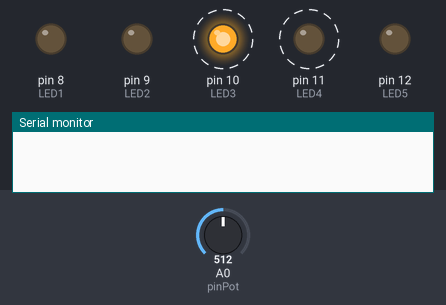
Bench run of a sketch on a simulated Arduino Uno, built with avr-gcc and run on an emulated ATmega328P. Shown: output pins drawn as LEDs (lit = HIGH), the last lines printed to the serial monitor. Dashed ring = blinking. The inputs (shaded band) are chosen by the test bench; at power-on: A0 (pinPot) = 512.

Above: at 2.45 s.
3.9 s: A0 (pinPot) set to 0
At 6.9 s:
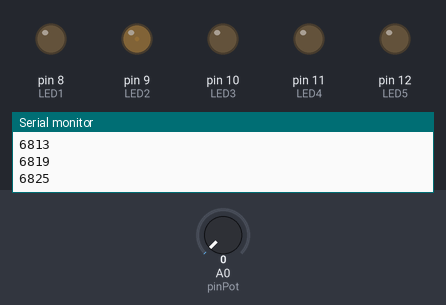
7.8 s: A0 (pinPot) set to 122
At 8.02 s:
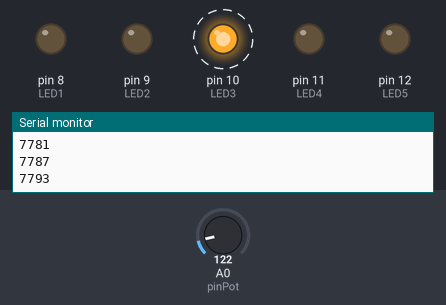
11.7 s: A0 (pinPot) set to 511
At 12.31 s:
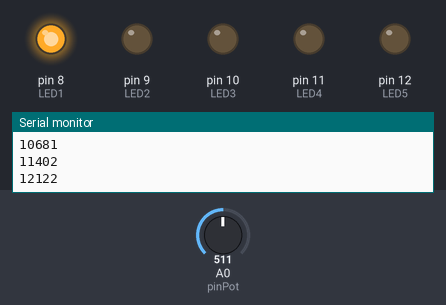
15.6 s: A0 (pinPot) set to 306
Timing chart, 0 to 20.5 s (numbered marks = the images above; inputs shaded):
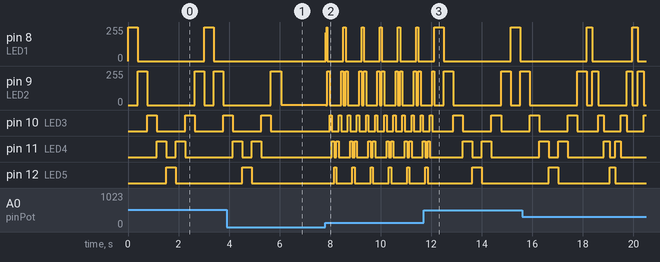

Measured:
- after the input at 3.9 s, pin 8 (LED1): stays 0/255 (without the input it goes to 255/255 after 2.1 s); pin 10 (LED3): goes on until 5.7 s, then stays LOW; pin 11 (LED4): goes on until 5.3 s, then stays LOW
- after the input at 7.8 s, pin 8 (LED1): 0/255 → 212/255 at once, then moves between 0/255 and 255/255, repeating every 1.4 s; pin 9 (LED2): 2/255 → 0/255 at once, then repeats every 0.72 s: 255/255 0.09 s, 0/255 0.45 s, 255/255 0.09 s, 0/255 0.09 s
- after the input at 11.7 s, pin 8 (LED1): 255/255 → 0/255 after 0.80 s, → 255/255 2.6 s later, → 0/255 0.38 s later
- by itself, pin 8 (LED1): alternates 255/255 for 0.38 s and 0/255 for 2.6 s
- by itself, pin 10 (LED3): alternates HIGH for 0.38 s and LOW for 1.1 s
- by itself, pin 11 (LED4): alternates HIGH for 0.38 s and LOW for 0.38 s, 4 changes in all, then stays LOW

The sketch:

night_rider_using_timer.ino
```cpp
//variables are initialized here.
const int LED1 = 8;
const int LED2 = 9;
const int LED3 = 10;
const int LED4 = 11;
const int LED5 = 12;
int delayTime = 100; //const
const int pinPot = A0; //
int sensorValue = 0; //
long milliSecond = 0;

void setup() {
pinMode (LED1, OUTPUT);
pinMode (LED2, OUTPUT);
pinMode (LED3, OUTPUT);
pinMode (LED4, OUTPUT);
pinMode (LED5, OUTPUT);
Serial.begin(9600);
pinMode(pinPot, INPUT); //

}

void loop() {
sensorValue = analogRead(pinPot);
delayTime = map(sensorValue, 0, 1023, 0, 755);


digitalWrite(LED1, HIGH);
delay(delayTime);
digitalWrite(LED1, LOW);
digitalWrite(LED2, HIGH);
delay(delayTime);
digitalWrite(LED2, LOW);
digitalWrite(LED3, HIGH);
delay(delayTime);
digitalWrite(LED3, LOW);
digitalWrite(LED4, HIGH);
delay(delayTime);
digitalWrite(LED4, LOW);
digitalWrite(LED5, HIGH);
delay(delayTime);
digitalWrite(LED5, LOW);
digitalWrite(LED4, HIGH);
delay(delayTime);
digitalWrite(LED4, LOW);
digitalWrite(LED3, HIGH);
delay(delayTime);
digitalWrite(LED3, LOW);
digitalWrite(LED2, HIGH);
delay(delayTime);
digitalWrite(LED2, LOW);
milliSecond = millis();
Serial.println(milliSecond);

}
```
